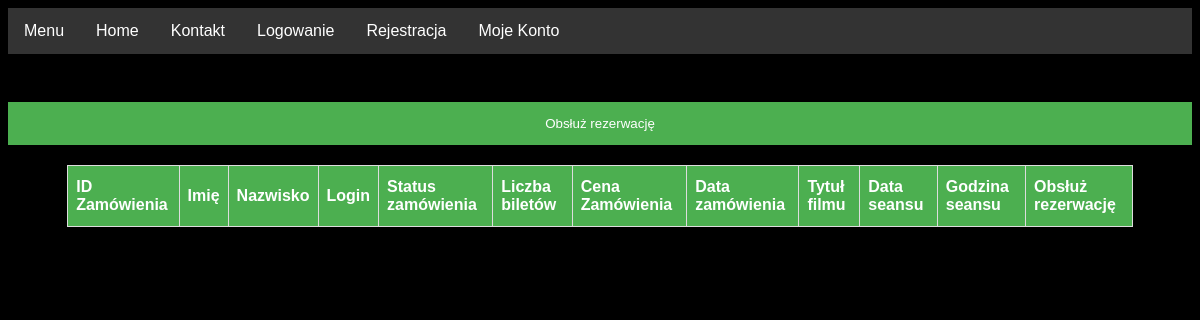
Page /rezerwacje.php on the earlier database version.
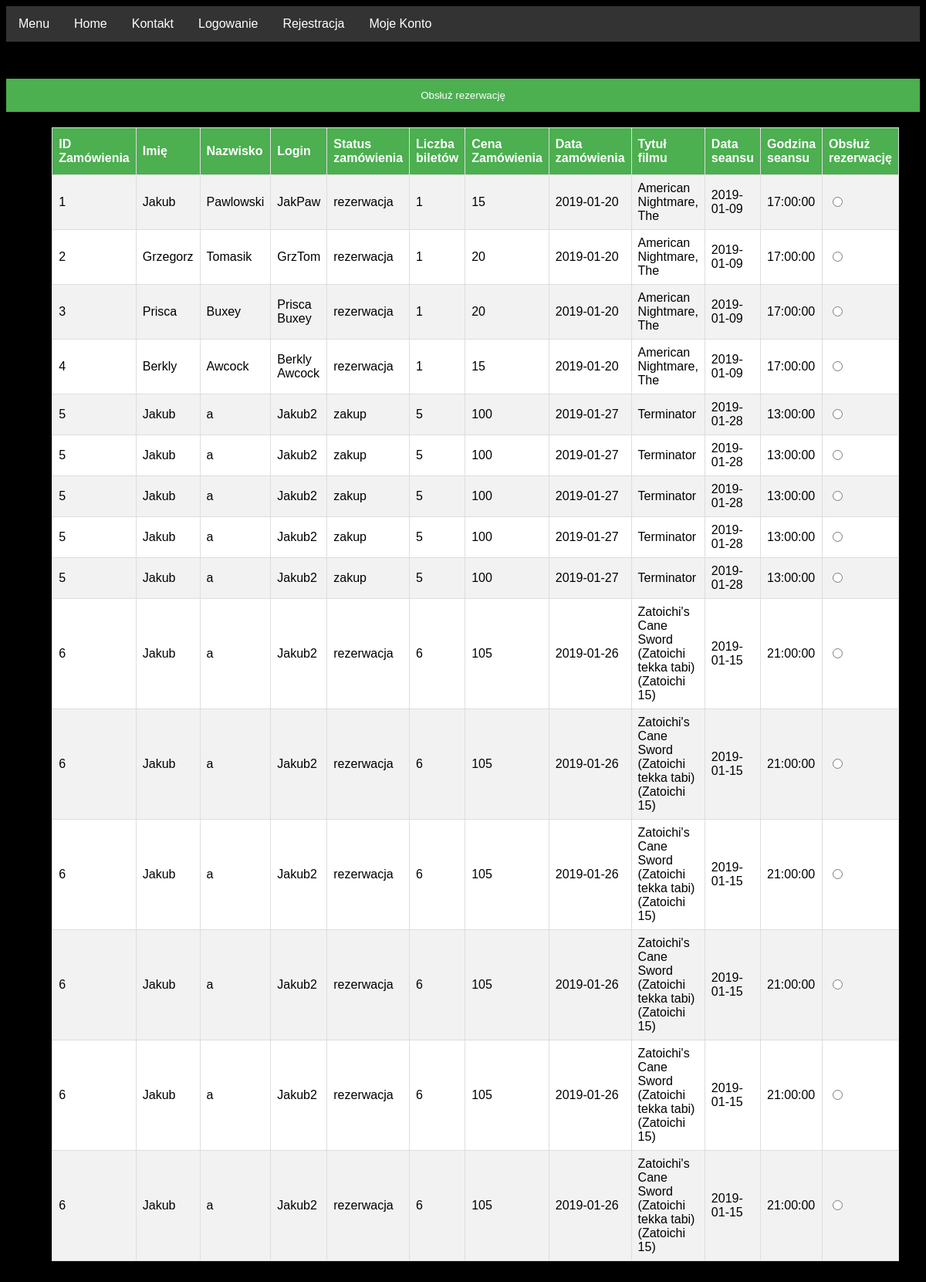
Same page on the later database version.
### tables this page shows
CREATE TABLE `zamowienie` (
  `ID_zamowienie` int(11) NOT NULL,
  `ID_osoba` int(11) NOT NULL,
  `status_zamowienia` varchar(20) NOT NULL,
  `liczba_biletow` int(3) NOT NULL,
  `cena_zamowienia` int(4) NOT NULL,
  `data_zamowienia` date NOT NULL
);

CREATE TABLE `osoba` (
  `ID_osoba` int(11) NOT NULL,
  `imie` varchar(20) NOT NULL,
  `nazwisko` varchar(20) NOT NULL,
  `login` varchar(20) NOT NULL,
  `haslo` varchar(20) NOT NULL,
  `e-mail` varchar(30) NOT NULL,
  `nr_telefonu` int(11) NOT NULL,
  `ID_rodzajkonta` int(11) NOT NULL,
  `liczba_punktow` int(11) NOT NULL
);

CREATE TABLE `film` (
  `ID_film` int(10) NOT NULL,
  `tytul` varchar(255) NOT NULL,
  `rezyser` varchar(255) NOT NULL,
  `scenariusz` varchar(255) DEFAULT NULL,
  `gatunek` varchar(255) NOT NULL,
  `premiera` date DEFAULT NULL,
  `kraj_pochodzenia` varchar(255) DEFAULT NULL,
  `czas_trwania` int(6) NOT NULL
);

CREATE TABLE `repertuar` (
  `ID_repertuar` int(10) NOT NULL,
  `ID_film` int(10) NOT NULL,
  `godzina` time NOT NULL,
  `data` date NOT NULL,
  `liczba_wolnych_miejsc` int(3) NOT NULL
);

### rezerwacje.php (the view, shortened to what this page needs)
<?php
	try
	{
		require_once "connect.php";
		$polaczenie = @new mysqli($host,$db_user,$db_password,$db_name);
		if ($polaczenie->connect_errno!=0)
		{
			throw new Exception(mysqli_connect_errno());
		}
		else
		{
			$rezultat = $polaczenie->query("SELECT 	zamowienie.ID_zamowienie, zamowienie.status_zamowienia,
												   	zamowienie.liczba_biletow, zamowienie.cena_zamowienia,
													zamowienie.data_zamowienia, osoba.imie, osoba.nazwisko,
													osoba.login, repertuar.godzina, repertuar.data, film.tytul
											FROM zamowienie
											JOIN osoba ON zamowienie.ID_osoba = osoba.ID_osoba
											JOIN bilet ON bilet.ID_zamowienie = zamowienie.ID_zamowienie
											JOIN repertuar ON repertuar.ID_repertuar = bilet.ID_repertuar
											JOIN film ON repertuar.ID_film = film.ID_film
											WHERE 1;");
		}
	}
	catch(Exception $e)
	{
		echo '<span style="color:red;">Błąd serwera! Przepraszamy za niedogodności i prosimy o rejestrację w innym terminie!</span>';
		echo '<br/>Informacja developerska: '.$e;
	}
?>
<!DOCTYPE HTML>
<html lang="pl">
<head>
	<link rel="stylesheet" href="CSS/mainStyle.css" type="text/css">
	<link rel="stylesheet" href="CSS/styles.css" type="text/css">
	<link rel="stylesheet" href="CSS/style.css" type="text/css">
</head>
<body>
	<div  id="menu">
		<ul>
			<li><a href="#news"><span color onclick="openNav()">Menu</span></a></li>
			<li><a class="active" href="index.php">Home</a></li>
			<li><a href="kontakt.php">Kontakt</a></li>
			<li><a onclick="document.getElementById('id01').style.display='block'">Logowanie</a></li>
			<li><a href="rejestracja.php">Rejestracja</a></li>
			<li><a href="konto.php">Moje Konto</a></li>
		</ul>
	</div>
	<div id="wrapper">
		<form method="post" >
			<input type="submit" value="Obsłuż rezerwację" style="text-align: rigth;"/>
			<table id="customers">
				<tr>
					<th>ID Zamówienia</th>
					<th>Imię</th>
					<th>Nazwisko</th>
					<th>Login</th>
					<th>Status zamówienia</th>
					<th>Liczba biletów</th>
					<th>Cena Zamówienia</th>
					<th>Data zamówienia</th>
					<th>Tytuł filmu</th>
					<th>Data seansu</th>
					<th>Godzina seansu</th>
					<th>Obsłuż rezerwację</th>
				</tr>
				<?php
					while($row = $rezultat->fetch_assoc())
					{
						echo "<tr>";
						echo "<td>".$row['ID_zamowienie']."</td>";
						echo "<td>".$row['imie']."</td>";
						echo "<td>".$row['nazwisko']."</td>";
						echo "<td>".$row['login']."</td>";
						echo "<td>".$row['status_zamowienia']."</td>";
						echo "<td>".$row['liczba_biletow']."</td>";
						echo "<td>".$row['cena_zamowienia']."</td>";
						echo "<td>".$row['data_zamowienia']."</td>";
						echo "<td>".$row['tytul']."</td>";
						echo "<td>".$row['data']."</td>";
						echo "<td>".$row['godzina']."</td>";
						echo '<td><input type="radio" name="rezerwacja" value="'.$row['ID_zamowienie'].'"/></td>';
						echo "</tr>";
					}
				?>
			</table>
		</form>
	</div>
</body>
</html>

### CSS/mainStyle.css (style rules this page uses)
ul { list-style-type: none; margin: 0; padding: 0; overflow: hidden; background-color: #333; width: 100%; z-index: 1; }
li { float: left; }
li a { display: block; color: white; text-align: center; padding: 14px 16px; text-decoration: none; }
body { background:black; font-family: Arial, Helvetica, sans-serif; }
input[type=submit] { background-color: #4CAF50; color: white; padding: 14px 20px; margin: 8px 0; border: none; cursor: pointer; width: 100%; }

### CSS/style.css (style rules this page uses)
body { background-color: black; }
a { text-decoration: none; }
#wrapper { width: 100%; padding-bottom: 50px; margin-top: 40px; margin-bottom: 40px; justify-content: center; display: flex; }
#customers { font-family: "Trebuchet MS", Arial, Helvetica, sans-serif; border-collapse: collapse; transition: margin-left .5s; padding: 20px; background-color: white; margin: 1% 5% 1% 5%; }
#customers td, #customers th { border: 1px solid #ddd; padding: 8px; }
#customers tr:nth-child(even) { background-color: #f2f2f2; }
#customers th { padding-top: 12px; padding-bottom: 12px; text-align: left; background-color: #4CAF50; color: white; }
table, td, th { border: 1px solid white; }
table { border-collapse: collapse; }
th { text-align: left; }

Differences in the rows shown:
added zamowienie: ID_zamowienie "1", ID_osoba.imie "Jakub", ID_osoba.nazwisko "Pawlowski", ID_osoba.login "JakPaw", status_zamowienia "rezerwacja", liczba_biletow "1", cena_zamowienia "15", data_zamowienia "2019-01-20", film.tytul "American Nightmare, The", repertuar.data "2019-01-09", repertuar.godzina "17:00:00"
added zamowienie: ID_zamowienie "2", ID_osoba.imie "Grzegorz", ID_osoba.nazwisko "Tomasik", ID_osoba.login "GrzTom", status_zamowienia "rezerwacja", liczba_biletow "1", cena_zamowienia "20", data_zamowienia "2019-01-20", film.tytul "American Nightmare, The", repertuar.data "2019-01-09", repertuar.godzina "17:00:00"
added zamowienie: ID_zamowienie "3", ID_osoba.imie "Prisca", ID_osoba.nazwisko "Buxey", ID_osoba.login "Prisca Buxey", status_zamowienia "rezerwacja", liczba_biletow "1", cena_zamowienia "20", data_zamowienia "2019-01-20", film.tytul "American Nightmare, The", repertuar.data "2019-01-09", repertuar.godzina "17:00:00"
added zamowienie: ID_zamowienie "4", ID_osoba.imie "Berkly", ID_osoba.nazwisko "Awcock", ID_osoba.login "Berkly Awcock", status_zamowienia "rezerwacja", liczba_biletow "1", cena_zamowienia "15", data_zamowienia "2019-01-20", film.tytul "American Nightmare, The", repertuar.data "2019-01-09", repertuar.godzina "17:00:00"
added zamowienie: ID_zamowienie "5", ID_osoba.imie "Jakub", ID_osoba.nazwisko "a", ID_osoba.login "Jakub2", status_zamowienia "zakup", liczba_biletow "5", cena_zamowienia "100", data_zamowienia "2019-01-27", film.tytul "Terminator", repertuar.data "2019-01-28", repertuar.godzina "13:00:00"
added zamowienie: ID_zamowienie "6", ID_osoba.imie "Jakub", ID_osoba.nazwisko "a", ID_osoba.login "Jakub2", status_zamowienia "rezerwacja", liczba_biletow "6", cena_zamowienia "105", data_zamowienia "2019-01-26", film.tytul "Zatoichi's Cane Sword (Zatoichi tekka tabi) (Zatoichi 15)", repertuar.data "2019-01-15", repertuar.godzina "21:00:00"
